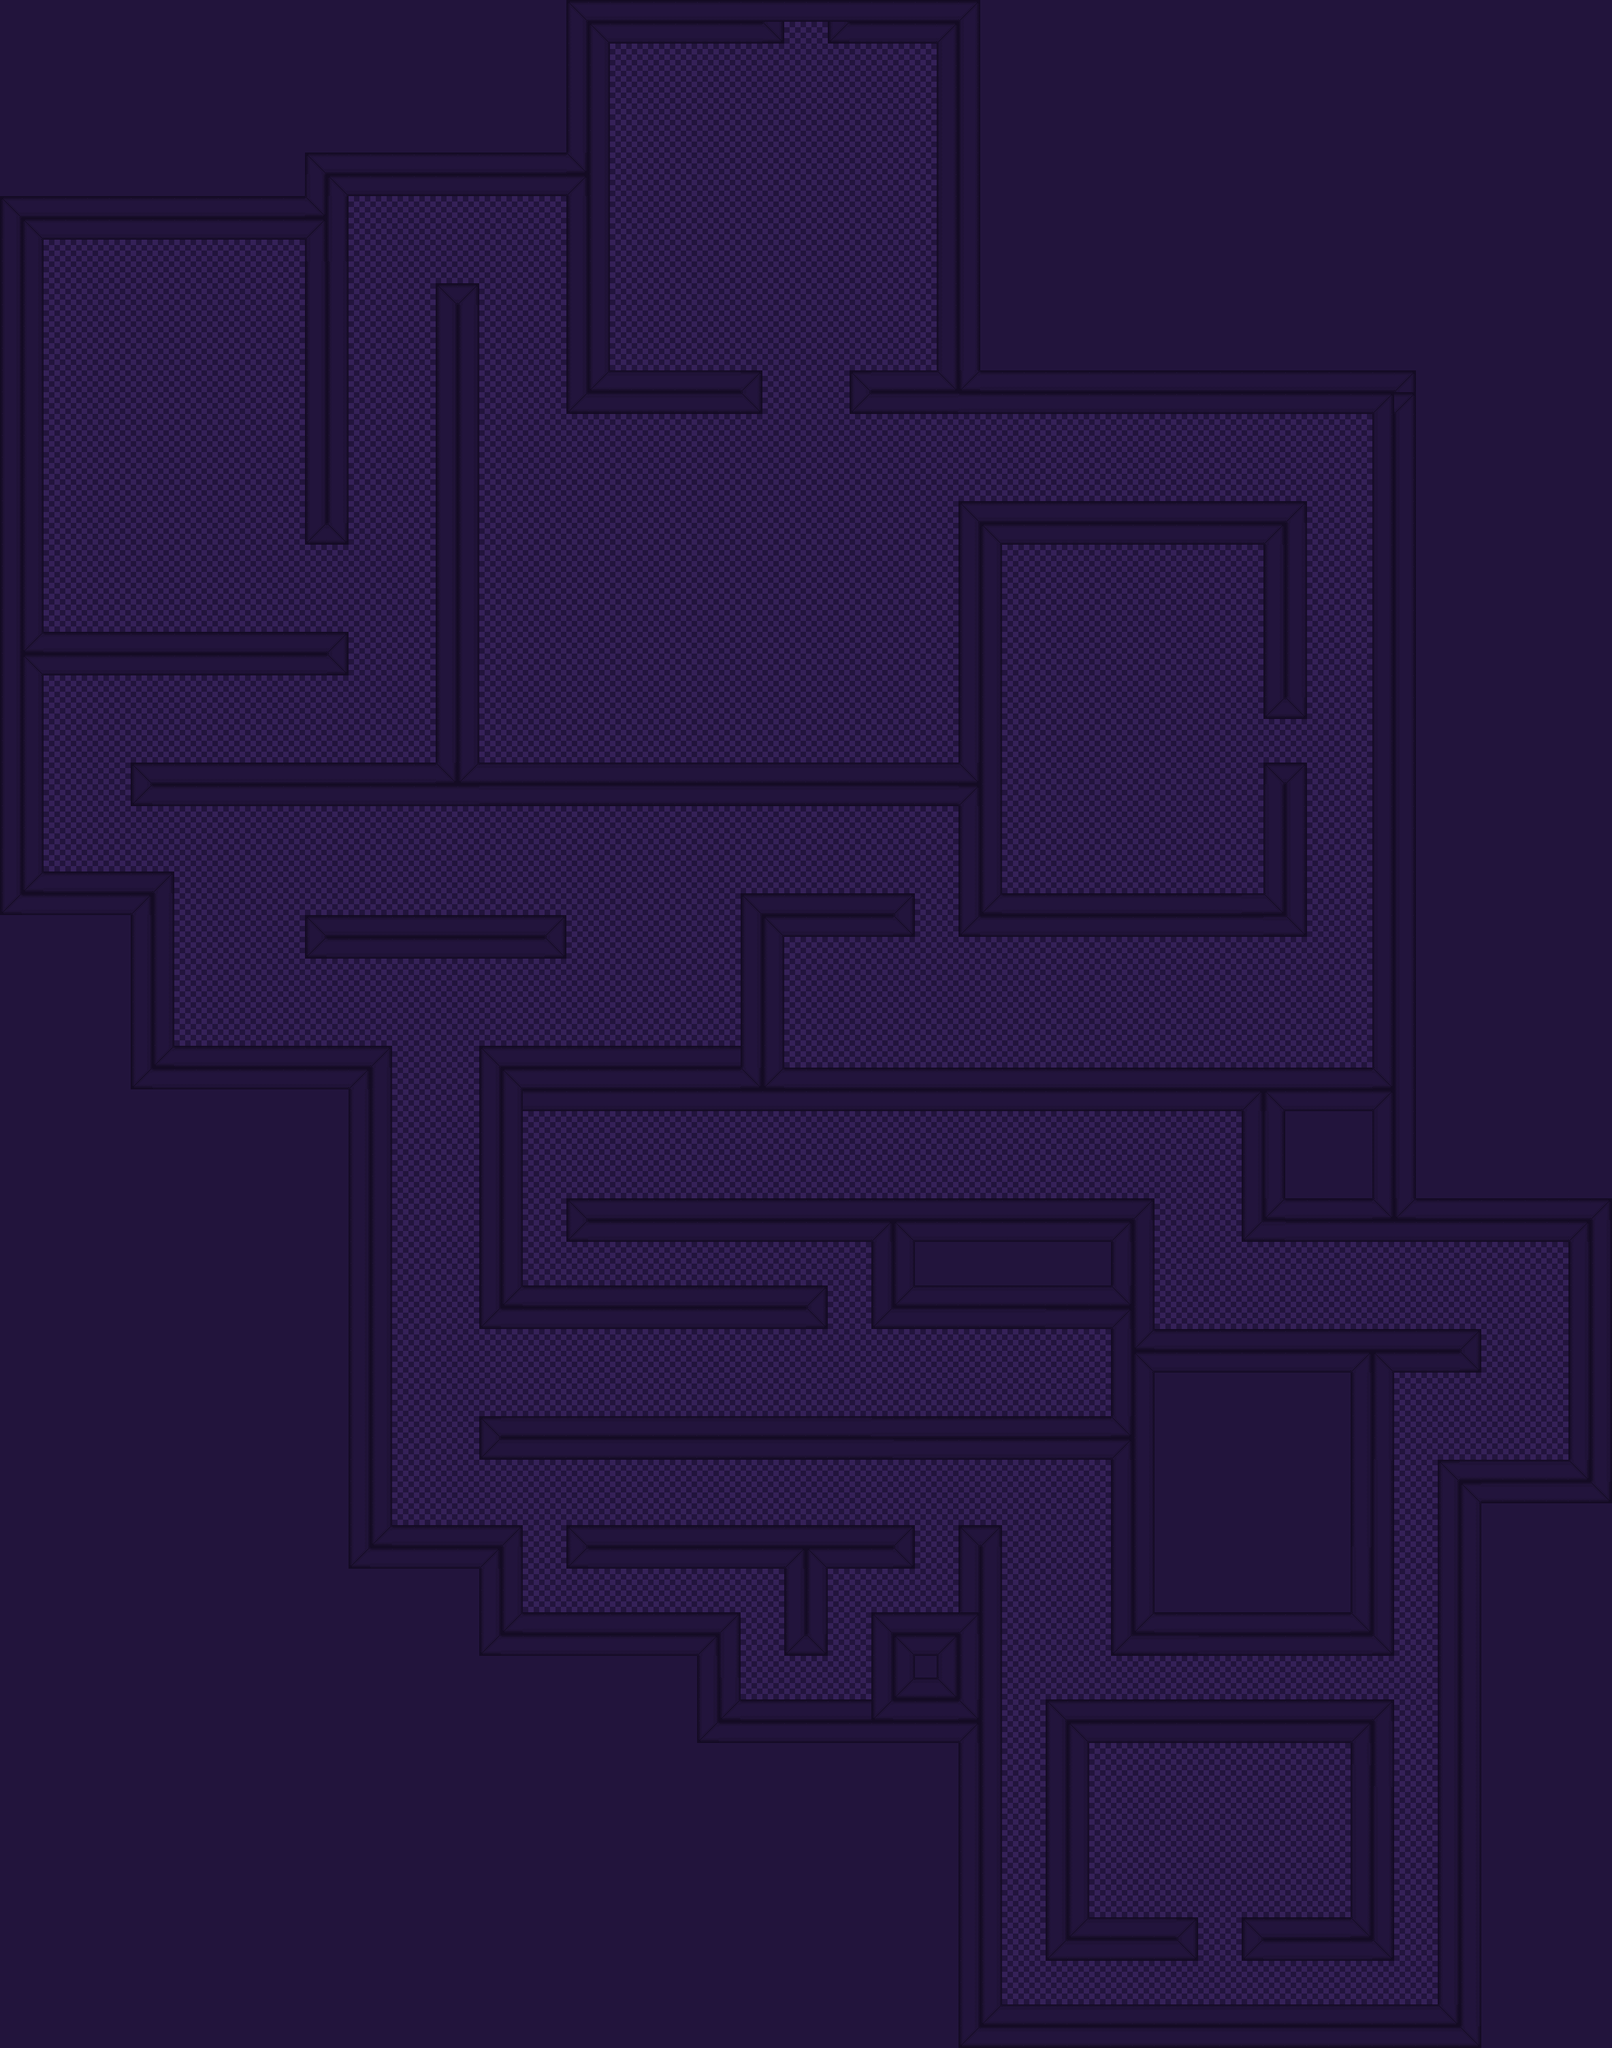

This game map was drawn from its Tiled (.tmx) file and the tilesets committed beside it. A one-line description and the trimmed map source follow:
An orthogonal 74x94 tile map with 32x32 px tiles, 2 tile layers (background, foreground) and 1 object (spawn).

<map version="1.0" orientation="orthogonal" renderorder="right-down" width="74" height="94" tilewidth="32" tileheight="32" nextobjectid="4">
 <tileset firstgid="1" name="tileset" tilewidth="32" tileheight="32" tilecount="240">
  <image source="tileset.png" width="640" height="384" />
 </tileset>
 <layer name="background" width="74" height="94">
  <data>[6956 cells, 6956 non-empty, 2 distinct tile ids]</data>
 </layer>
 <layer name="foreground" width="74" height="94">
  <data>[6956 cells, 4184 non-empty, 9 distinct tile ids]</data>
 </layer>
 <objectgroup name="objects">
  <object id="2" name="spawn" x="1153.33" y="49.6665" width="64" height="64">
   <properties>
    <property name="id" value="start" />
   </properties>
  </object>
 </objectgroup>
</map>